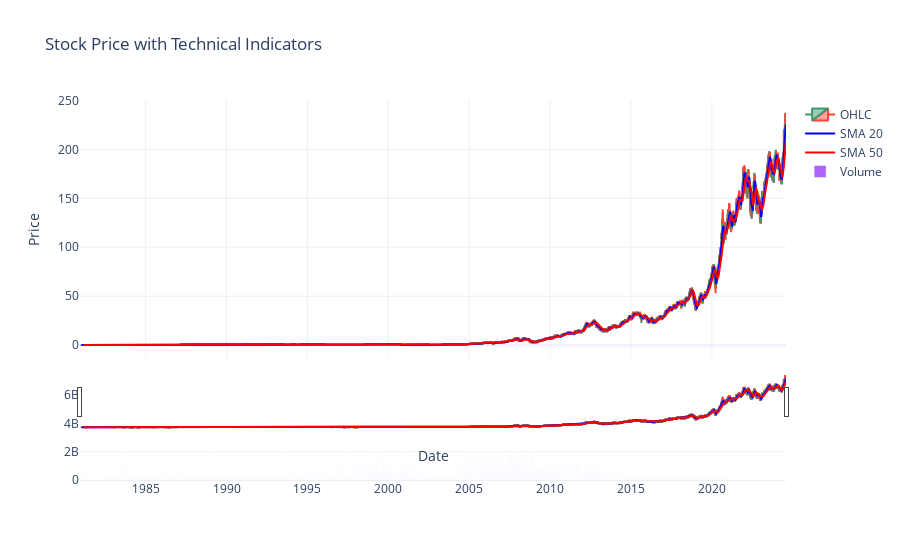

Notebook code for this chart:
### Markdown cell above
# Calculate technical indicators for APPLE

### Code cell
apple = StockAnalyzer('../Data/yfinance_data/AAPL_historical_data.csv')
# Calculate technical indicators
data_with_indicators = apple.calculate_technical_indicators()
# Plot results
print("\n APPLE STOCK ANALYSIS")
apple.plot_stock_data(data_with_indicators)

### Figure 1 — Plotly figure (JSON) as saved in the notebook; plotly's stock layout.template omitted (floating-point values rounded to 4 significant figures; data arrays with more than 128 entries replaced by an {"elided": "..."} marker saying what was removed)
{"data": [{"close": {"elided": "10998 float values"}, "high": {"elided": "10998 float values"}, "low": {"elided": "10998 float values"}, "name": "OHLC", "open": {"elided": "10998 float values"}, "type": "candlestick", "x": {"elided": "10998 str values"}, "xaxis": "x", "yaxis": "y"}, {"line": {"color": "blue"}, "name": "SMA 20", "type": "scatter", "x": {"elided": "10998 str values"}, "xaxis": "x", "y": {"elided": "10998 float values"}, "yaxis": "y"}, {"line": {"color": "red"}, "name": "SMA 50", "type": "scatter", "x": {"elided": "10998 str values"}, "xaxis": "x", "y": {"elided": "10998 float values"}, "yaxis": "y"}, {"name": "Volume", "type": "bar", "x": {"elided": "10998 str values"}, "xaxis": "x2", "y": {"elided": "10998 int values"}, "yaxis": "y2"}], "layout": {"title": {"text": "Stock Price with Technical Indicators"}, "xaxis": {"anchor": "y", "domain": [0, 1], "matches": "x2", "showticklabels": false, "title": {"text": "Date"}}, "xaxis2": {"anchor": "y2", "domain": [0, 1]}, "yaxis": {"anchor": "x", "domain": [0.321, 1.0], "title": {"text": "Price"}}, "yaxis2": {"anchor": "x2", "domain": [0, 0.291]}}}
